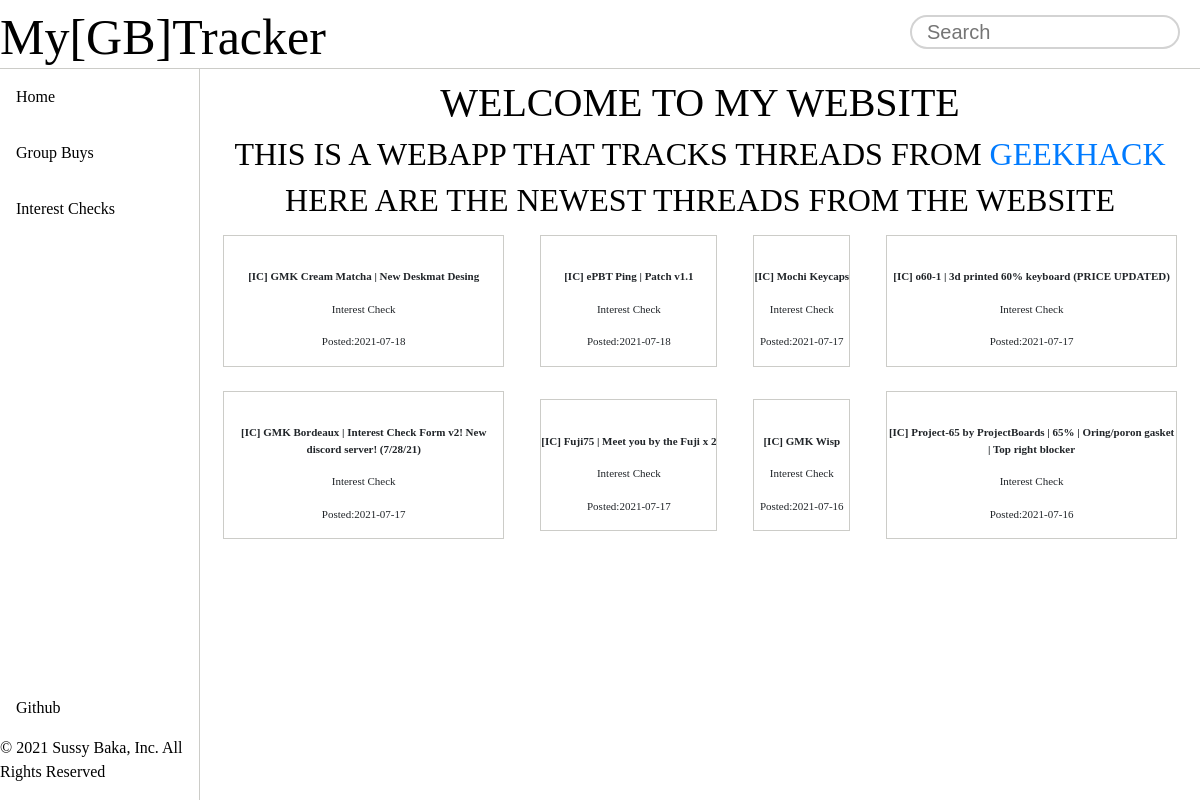
The page / on the database its author committed.
### tables this page shows
CREATE TABLE Thread (id INTEGER, status_id INTEGER REFERENCES Status (id), starter_id INTEGER REFERENCES Starter (id), thread_name STRING, start_date DATE, PRIMARY KEY (id));

### routes.py (the view)
@app.route('/')
def index():
    results = do_query("SELECT Thread.id, Photo.id, Thread.thread_name, Status.status_name, Thread.start_date FROM Thread JOIN status ON Status.id = Thread.status_id JOIN Photo ON Thread.id = Photo.thread_id GROUP BY Thread.id ORDER BY Thread.start_date DESC LIMIT 8;", data = None, fetchall = True)
    return render_template("index.html", results = results, title = "Home")

### routes.py (called while the page is built)
def do_query(query, data = None, fetchall = False):
    connection = sqlite3.connect(db)
    cursor = connection.cursor()
    if data is None:
        cursor.execute(query)
    else:
        cursor.execute(query, data)
    results = cursor.fetchall() if fetchall else cursor.fetchone()
    connection.close()
    return results

### templates/index.html
{% extends 'layout.html' %}
{% block content %}
  <div class="wrapper">
    <center>
    <h1>WELCOME TO MY WEBSITE</h1>
    <h2>THIS IS A WEBAPP THAT TRACKS THREADS FROM <a href="https://geekhack.org/index.php">GEEKHACK</a></h2>
    <h2>HERE ARE THE NEWEST THREADS FROM THE WEBSITE</h2>
  </center>
    {% include 'gridcontainer.html' %}
</div>
{% endblock %}

### templates/container.html
{% for results in results %}
<button type="button" name="button" class="gbinfo btn" data-id="{{results[0]}}">
  <div class = "container">
              <p><img class="lazy" alt="" src="static/images/{{results[1]}}.jpg" width="100%" height="auto" onerror="this.src='static/images/default.jpg'"></p>
              <p><b>{{results[2]}}</b></p>
              <p>{{results[3]}}</p>
              <p>Posted:{{results[4]}}</p>
  </div>
  </button>
{% endfor %}

### static/css/style.css (style rules this page uses)
body { background-color: white; color: black; border-color: #E9492B; font-family: Comic Sans MS; overflow-x: hidden; }
.wrapper { background-color: inherit; padding: 10px; margin-left: 200px; z-index: -1; width: 100% - 200px; padding-right: 2; position: absolute; top: 69px }
.container { border: 1px solid #CCCCC8; background-color: rgba(255, 255, 255, 0.8); text-align: center; padding: 0; font-size: 30px; overflow-y: auto; font-size: 11px; }

### rows shown on the page
Thread: thread_name "[IC] GMK Cream Matcha | New Deskmat Desing", results "Interest Check", start_date "2021-07-18"
Thread: thread_name "[IC] ePBT Ping | Patch v1.1", results "Interest Check", start_date "2021-07-18"
Thread: thread_name "[IC] Mochi Keycaps", results "Interest Check", start_date "2021-07-17"
Thread: thread_name "[IC] o60-1 | 3d printed 60% keyboard (PRICE UPDATED)", results "Interest Check", start_date "2021-07-17"
Thread: thread_name "[IC] GMK Bordeaux | Interest Check Form v2! New discord server! (7/28/21)", results "Interest Check", start_date "2021-07-17"
Thread: thread_name "[IC] Fuji75 | Meet you by the Fuji x 2", results "Interest Check", start_date "2021-07-17"
Thread: thread_name "[IC] GMK Wisp", results "Interest Check", start_date "2021-07-16"
Thread: thread_name "[IC] Project-65 by ProjectBoards | 65% | Oring/poron gasket | Top right blocker", results "Interest Check", start_date "2021-07-16"
